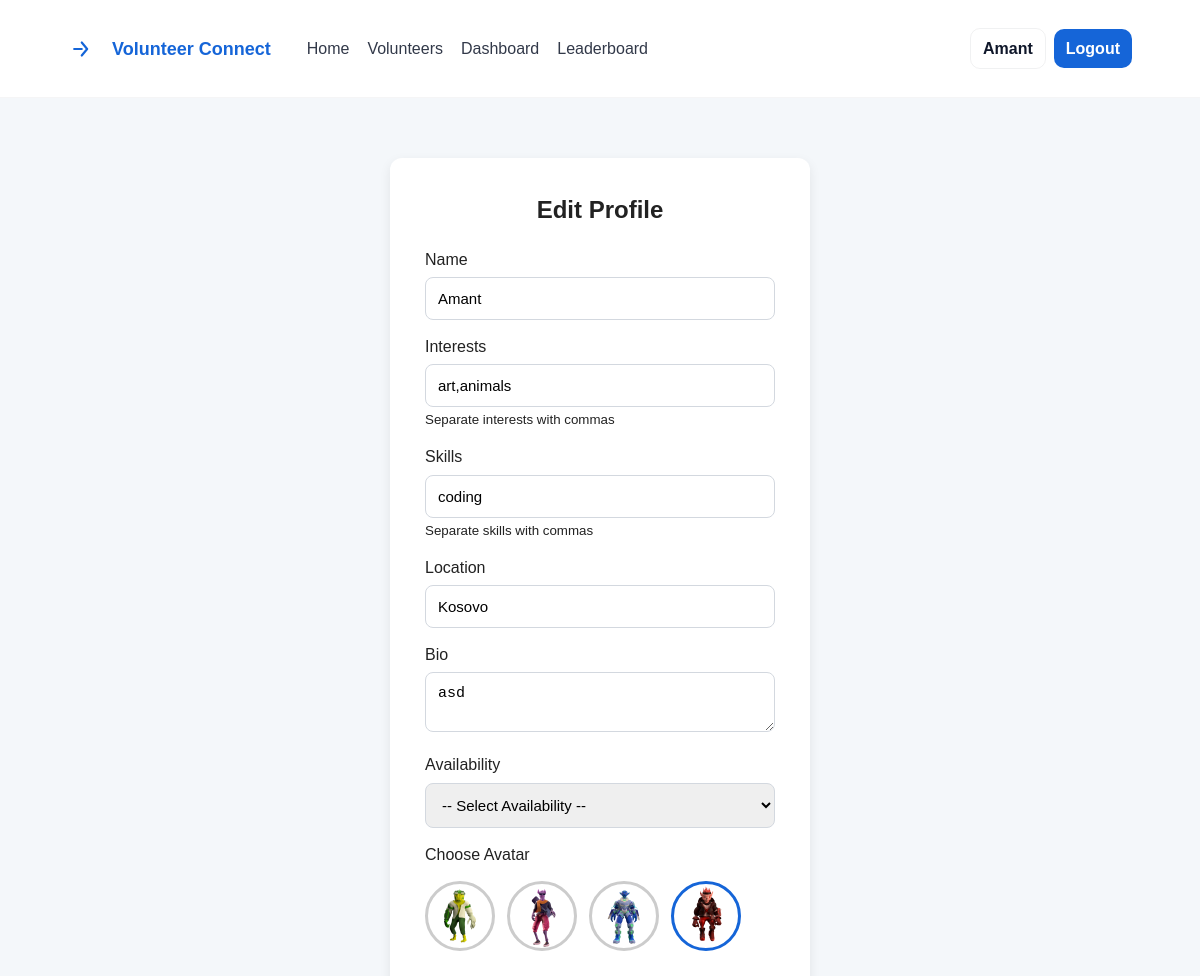
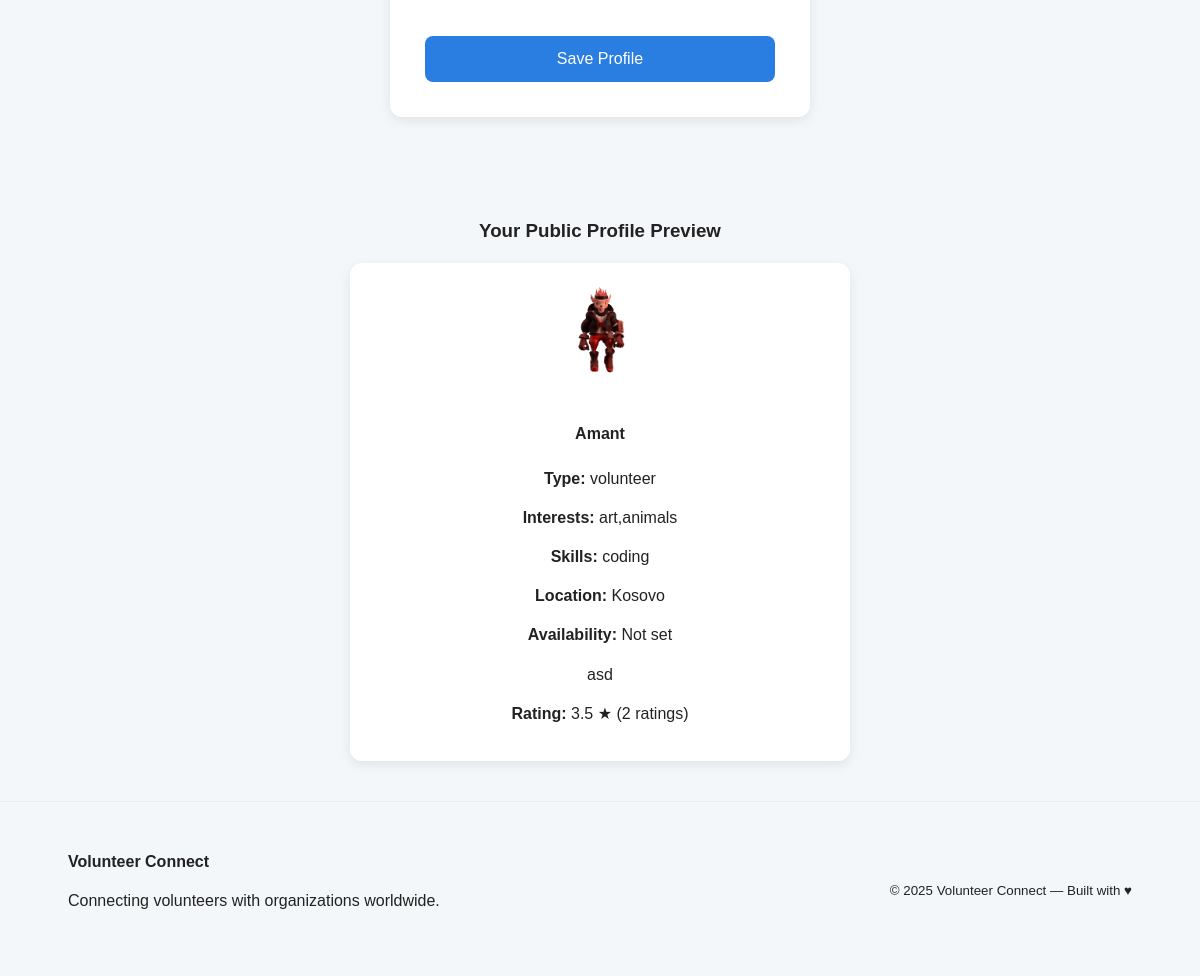
The app's page /public/profile.php (signed in) with its own data (2 pictures, top to bottom).
### tables this page shows
CREATE TABLE `users` (
  `id` int(11) NOT NULL,
  `email` varchar(255) NOT NULL,
  `password` varchar(255) NOT NULL,
  `user_type` enum('volunteer','seeker') NOT NULL,
  `name` varchar(120) DEFAULT NULL,
  `interests` text DEFAULT NULL,
  `skills` text DEFAULT NULL,
  `bio` text DEFAULT NULL,
  `location` varchar(255) DEFAULT NULL,
  `photo` varchar(255) DEFAULT NULL,
  `created_at` timestamp NOT NULL DEFAULT current_timestamp(),
  `is_admin` tinyint(1) DEFAULT 0,
  `availability` varchar(50) DEFAULT NULL
);

### includes/init.php (called while the page is built, shortened)
<?php
$user = 'root';
function e($str) {
    return htmlspecialchars($str, ENT_QUOTES, 'UTF-8');
}
function is_logged_in() {
    return isset($_SESSION['user_id']);
}
function current_user($pdo) {
    static $user;
    if ($user) return $user;
    $stmt = $pdo->prepare('SELECT * FROM users WHERE id = ?');
    $stmt->execute([$_SESSION['user_id']]);
    $user = $stmt->fetch();
    return $user;
}

### public/profile.php (the view, shortened to what this page needs)
<?php
require_once __DIR__ . '/../includes/init.php';
$user = current_user($pdo);
$avatars = ['avatar1.png','avatar2.png','avatar3.png','avatar4.png'];
$stmt = $pdo->prepare('SELECT AVG(rating) as avg_rating, COUNT(*) as total FROM ratings WHERE volunteer_id=?');
$stmt->execute([$user['id']]);
$rating_data = $stmt->fetch();
$avg_rating = round($rating_data['avg_rating'], 1);
$total_ratings = $rating_data['total'];
require_once __DIR__ . '/../includes/header.php';
?>
<div class="page-wrapper">
  <div class="form-container">
    <h2>Edit Profile</h2>
    <form method="post" class="form">
      <label>Name
        <input type="text" name="name" value="<?php echo e($user['name'] ?? ''); ?>">
      </label>
      <label>Interests
        <input type="text" name="interests" value="<?php echo e($user['interests'] ?? ''); ?>">
        <small>Separate interests with commas</small>
      </label>
      <label>Skills
        <input type="text" name="skills" value="<?php echo e($user['skills'] ?? ''); ?>">
        <small>Separate skills with commas</small>
      </label>
      <label>Location
        <input type="text" name="location" value="<?php echo e($user['location'] ?? ''); ?>">
      </label>
      <label>Bio
        <textarea name="bio"><?php echo e($user['bio'] ?? ''); ?></textarea>
      </label>
      <label>Availability
        <select name="availability" required>
          <option value="">-- Select Availability --</option>
        </select>
      </label>
      <label>Choose Avatar</label>
      <div class="avatar-wrapper">
        <?php foreach ($avatars as $avatar): ?>
          <label class="avatar-label">
            <img src="uploads/avatars/<?php echo $avatar; ?>" class="avatar-img <?php echo ($user['photo'] === $avatar) ? 'selected' : ''; ?>">
          </label>
        <?php endforeach; ?>
      </div>
      <button type="submit">Save Profile</button>
    </form>
  </div>
</div>
<section class="profile-preview">
  <h3>Your Public Profile Preview</h3>
  <div class="profile-card">
    <img src="uploads/avatars/<?php echo e($user['photo'] ?? 'avatar1.png'); ?>" class="avatar">
    <h4><?php echo e($user['name'] ?: $user['email']); ?></h4>
    <p><strong>Type:</strong> <?php echo e($user['user_type']); ?></p>
    <p><strong>Interests:</strong> <?php echo e($user['interests']); ?></p>
    <p><strong>Skills:</strong> <?php echo e($user['skills']); ?></p>
    <p><strong>Location:</strong> <?php echo e($user['location']); ?></p>
    <p><strong>Availability:</strong> <?php echo e($user['availability'] ?? 'Not set'); ?></p>
    <p><?php echo nl2br(e($user['bio'])); ?></p>
    <p><strong>Rating:</strong> <?php echo $avg_rating ?: 0; ?> ★ (<?php echo $total_ratings; ?> ratings)</p>
  </div>
</section>
<?php require_once __DIR__ . '/../includes/footer.php'; ?>

### includes/header.php (shortened to what this page needs)
<?php
require_once __DIR__ . '/init.php';
$user = current_user($pdo);
$current_page = basename($_SERVER['PHP_SELF']);
?>
<!doctype html>
<html lang="en">
<head>
  <link rel="stylesheet" href="css/styles.css">
</head>
<body>
<header class="vc-header">
  <div class="vc-container header-inner">
    <div class="brand">
      <a href="index.php" class="logo">
        <span class="brand-text">Volunteer Connect</span>
      </a>
    </div>
    <nav class="nav">
      <a href="index.php" class="<?php echo $current_page == 'index.php' ? 'active' : ''; ?>">Home</a>
      <a href="search.php" class="<?php echo $current_page == 'search.php' ? 'active' : ''; ?>">Volunteers</a>
      <a href="dashboard.php" class="<?php echo $current_page == 'dashboard.php' ? 'active' : ''; ?>">Dashboard</a>
      <a href="leaderboard.php" class="<?php echo $current_page == 'leaderboard.php' ? 'active' : ''; ?>">Leaderboard</a>
    </nav>
    <div class="auth">
      <?php if ($user): ?>
        <a class="btn btn-ghost" href="profile.php"><?php echo e($user['name'] ?: $user['email']); ?></a>
        <a class="btn btn-primary" href="logout.php">Logout</a>
      <?php else: ?>
        <a class="btn btn-ghost" href="login.php">Login</a>
        <a class="btn btn-primary" href="register.php">Sign Up</a>
      <?php endif; ?>
    </div>
  </div>
</header>
<main>

### public/css/styles.css (style rules this page uses)
:root { --bg: #f5f7fb; --card: #ffffff; --muted: #6b7280; --accent: linear-gradient(90deg,#2b8ef7 0%,#5bd17a 100%); --primary: #1565d8; --radius: 12px; --shadow: 0 6px 24px rgba(13, 42, 80, 0.08); --glass: rgba(255,255,255,0.65); }
* { box-sizing:border-box }
html,body { height:100% }
body { margin:0; font-family: "Inter", system-ui, -apple-system, "Segoe UI", Roboto, "Helvetica Neue", Arial; background: var(--bg); color:#0f172a; -webkit-font-smoothing:antialiased; -moz-osx-font-smoothing:grayscale; line-height:1.45; }
.vc-container { max-width:1120px;margin:0 auto;padding:28px }
.vc-header { background:#fff;border-bottom:1px solid rgba(15,23,42,0.04);position:sticky;top:0;z-index:80 }
.header-inner { display:flex;align-items:center;gap:16px }
.brand { display:flex;align-items:center }
.logo { display:flex;align-items:center;gap:10px;text-decoration:none;color:var(--primary);font-weight:700 }
.brand-text { font-size:18px }
.nav { margin-left:20px;display:flex;gap:18px;align-items:center }
.nav a { color:#0f172a;text-decoration:none;font-weight:500;opacity:0.85 }
.auth { margin-left:auto;display:flex;gap:8px;align-items:center }
.btn { display:inline-block;padding:10px 14px;border-radius:10px;text-decoration:none;font-weight:600;cursor:pointer }
.btn-ghost { background:transparent;border:1px solid rgba(15,23,42,0.06);color:#0f172a;padding:8px 12px;border-radius:10px }
.btn-primary { background:var(--primary);color:#fff;border:none;padding:8px 12px;border-radius:10px }
body { margin: 0; padding: 0; font-family: "Poppins", sans-serif; background: #f4f7fa; color: #222; }
.page-wrapper { display: flex; justify-content: center; padding: 60px 0; }
.form-container { background: #ffffff; padding: 35px; width: 420px; border-radius: 12px; box-shadow: 0 4px 12px rgba(0,0,0,0.08); }
.form-container h2 { margin-top: 0; text-align: center; font-weight: 600; }
.form label { display: block; margin-bottom: 15px; font-weight: 500; }
.form input, .form select, .form textarea { width: 100%; padding: 12px; margin-top: 6px; border: 1px solid #d3d8df; border-radius: 8px; font-size: 15px; }
.form button { width: 100%; padding: 14px; margin-top: 20px; background: #2a7de1; border: none; color: white; font-size: 16px; border-radius: 8px; cursor: pointer; transition: 0.25s; }

### public/profile.php (style rules this page uses)
.avatar-wrapper { display:flex; flex-wrap:wrap; gap:12px; margin-bottom:20px; }
.avatar-label { cursor:pointer; text-align:center; }
.avatar-img { width:70px; height:70px; border-radius:50%; border:3px solid #ccc; transition:all 0.2s; }
.avatar-img.selected { border-color: var(--primary); }
.profile-preview { margin:40px auto; max-width:500px; text-align:center; }
.profile-card { background:#fff; padding:20px; border-radius:12px; box-shadow:0 4px 12px rgba(0,0,0,0.08); }
.profile-card .avatar { width:100px; height:100px; border-radius:50%; margin-bottom:12px; }

### records on screen
users: name "Amant", interests "art,animals", skills "coding", location "Kosovo", bio "asd", photo (picture), user_type "volunteer", availability "Not set"

### other values on screen
$avg_rating ?: 0 "3.5"
$total_ratings "2"
